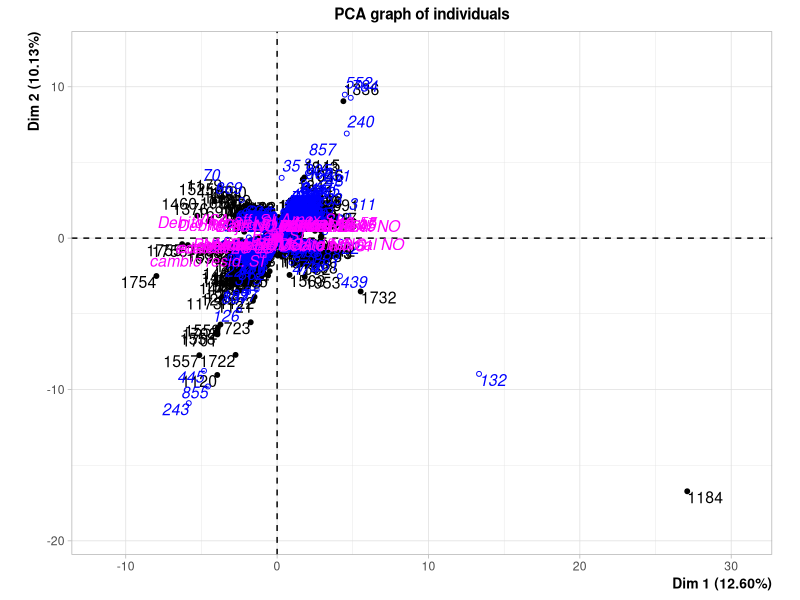
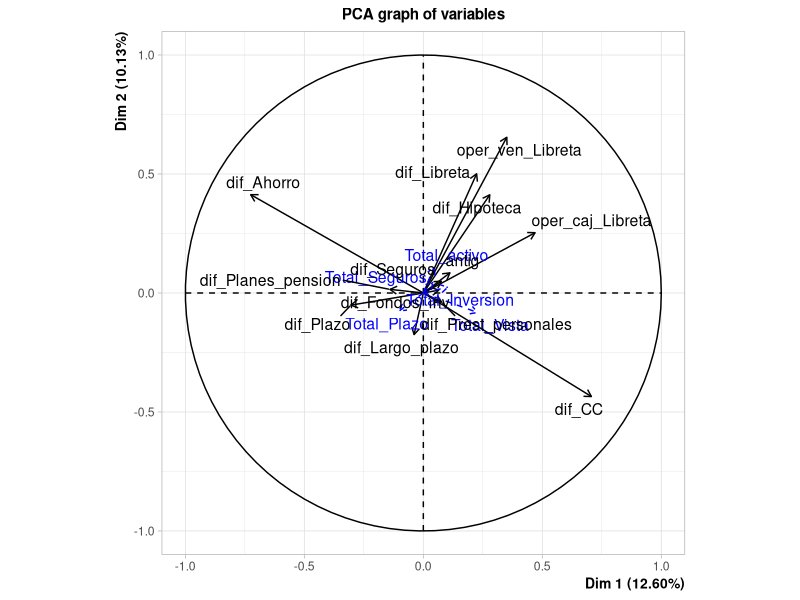
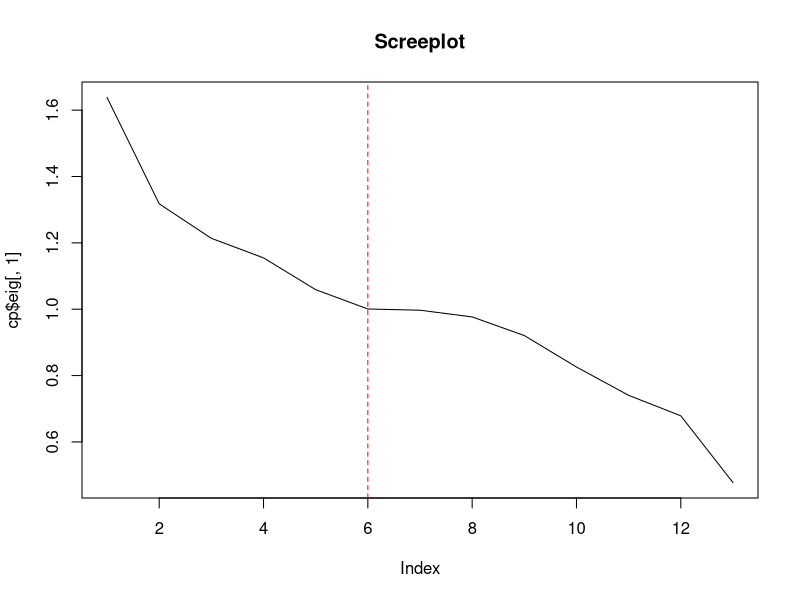
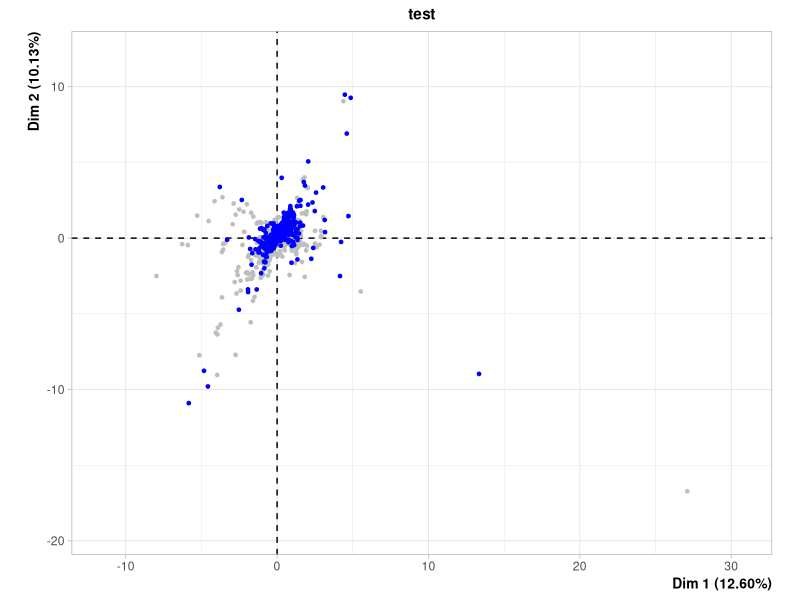

R code for these plots, in order:
## ---- chunk 1
library(ggplot2)
library(reshape2)
library(tidyr)
library(dplyr)
library(GGally)
library(FactoMineR)

## ---- chunk 2
data = read.table("_repository/churn.txt",header=T)

data$sexo[data$sexo == 'No informado'] = 'MUJER'
data$Nomina = replace(data$Nomina, is.na(data$Nomina), 'Nomina NO')
data$Pension = replace(data$Pension, is.na(data$Pension), 'Pension NO')
data$Debito_aff = replace(data$Debito_aff, is.na(data$Debito_aff), 'Debito aff. NO')
data$VISA = replace(data$VISA, is.na(data$VISA), 'VISA NO')
data$MCard = replace(data$MCard, is.na(data$MCard), 'MCard NO')
dim(data)
## ---- chunk 3
#ggpairs(data, columns = 30)

## ---- chunk 4
index_NoBaja = which(data$Baja == 'Baja NO')

cp = PCA(data, quanti.sup = c(13:17), quali.sup = c(1:3,5:12,18), ind.sup = index_NoBaja)

## ---- chunk 5
plot(cp$eig[,1], type='l', main = 'Screeplot')
abline(v = 6, col = 'red', lty = 2)
## ---- chunk 6
cp$eig
## ---- chunk 7
cp_rot = varimax(cp$var$cor)
cp_rot$loadings
## ---- chunk 8
plot(cp, axes = c(1,2), choix = c('ind'), title = "test", cex = 0.7, col.ind = 'gray', col.ind.sup = 'blue', label = 'none', invisible = 'quali')
